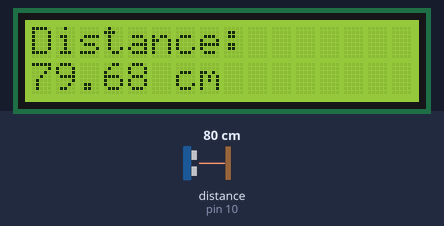
Bench run of a sketch on a simulated Arduino Uno, built with avr-gcc and run on an emulated ATmega328P. Parts: 16×2 character LCD. Wiring (inferred from the names in the program): ultrasonic range finder: trigger pin 9; echo pin 10. The inputs (shaded band) are chosen by the test bench; at power-on: distance to the obstacle (sensor on pin 10) 80 cm. The echo pulse lasts 58.3 µs per cm.

Above: at 1.2 s.
1.3 s: distance to the obstacle (sensor on pin 10) set to 2 cm
At 2.5 s:
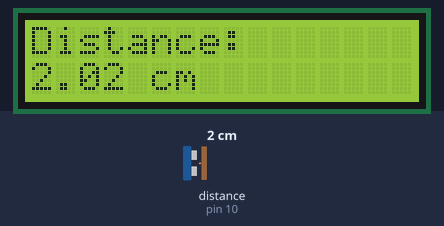
4.5 s: distance to the obstacle (sensor on pin 10) set to 4 cm
At 5.4 s:
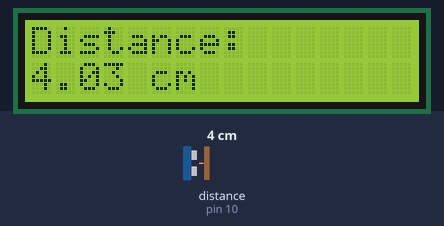
6.6 s: distance to the obstacle (sensor on pin 10) set to 9 cm
At 8.5 s:
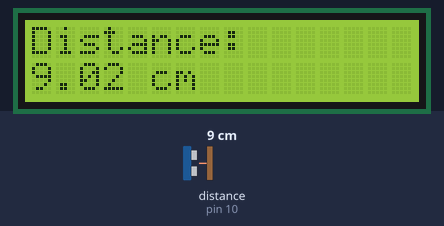
Timing chart, 0 to 10.0 s (numbered marks = the images above; inputs shaded):
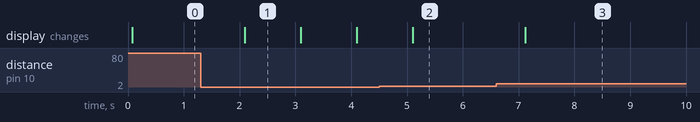

Measured:
- after the input at 1.3 s, the display: changes after 0.79 s (image 1)
- after the input at 4.5 s, the display: changes after 0.61 s (image 2)
- after the input at 6.6 s, the display: changes after 0.52 s (image 3)
- what the display in image 1 shows lasts 1.0 s, from 2.1 s to 3.1 s

The sketch:

ultrasonic_lcd.ino
```cpp
#include <Wire.h>
#include <LiquidCrystal.h>

// initialize the library by associating any needed LCD interface pin
// with the arduino pin number it is connected to
const int rs = 12, en = 11, d4 = 5, d5 = 4, d6 = 3, d7 = 2;
LiquidCrystal lcd(rs, en, d4, d5, d6, d7);

int trig = 9;
int echo = 10;
int duration;
float distances;

void setup() {
  Serial.begin(9600);
  lcd.begin(16, 2);

  pinMode(trig, OUTPUT);
  pinMode(echo, INPUT);
}

void loop() {
  digitalWrite(trig, LOW);
  delayMicroseconds(2);

  digitalWrite(trig, HIGH);
  delayMicroseconds(10);
  digitalWrite(trig, LOW);

  duration = pulseIn(echo, HIGH);
  distances = (duration / 2.0) * 0.0343;

  lcd.clear();
  lcd.setCursor(0, 0);
  lcd.print("Distance:");


  lcd.setCursor(0, 1);
  lcd.print(distances);
  lcd.print(" cm");


  delay(1000);
}
```
